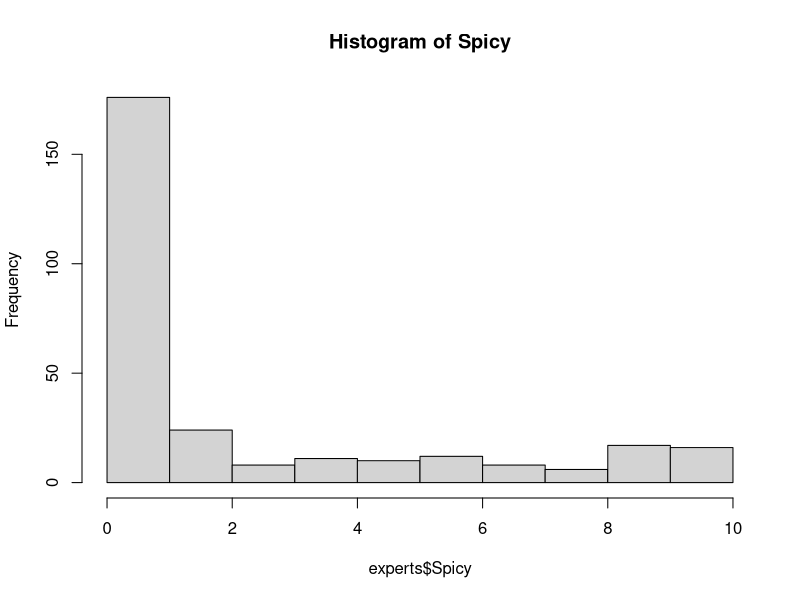
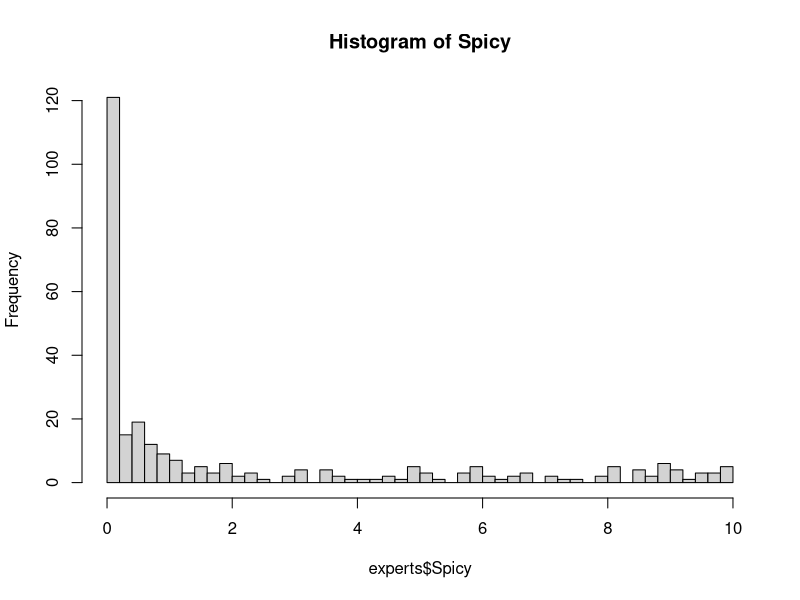
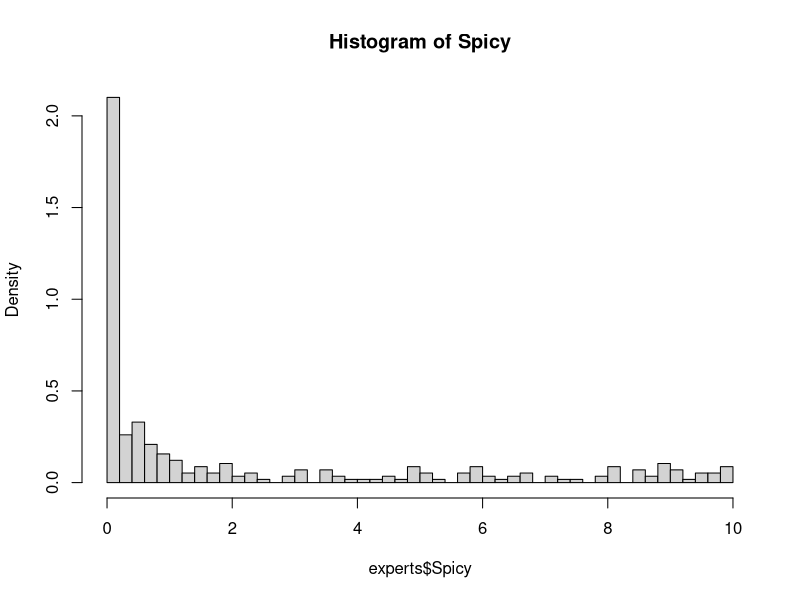
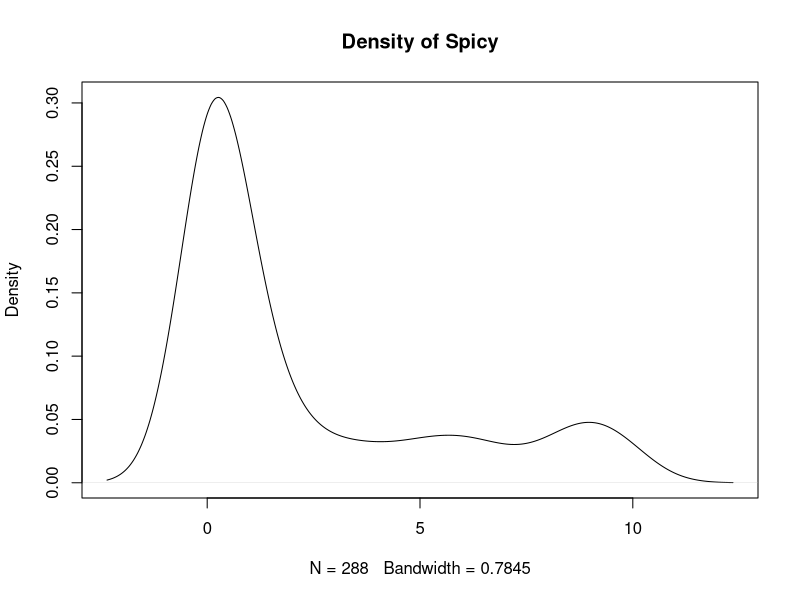
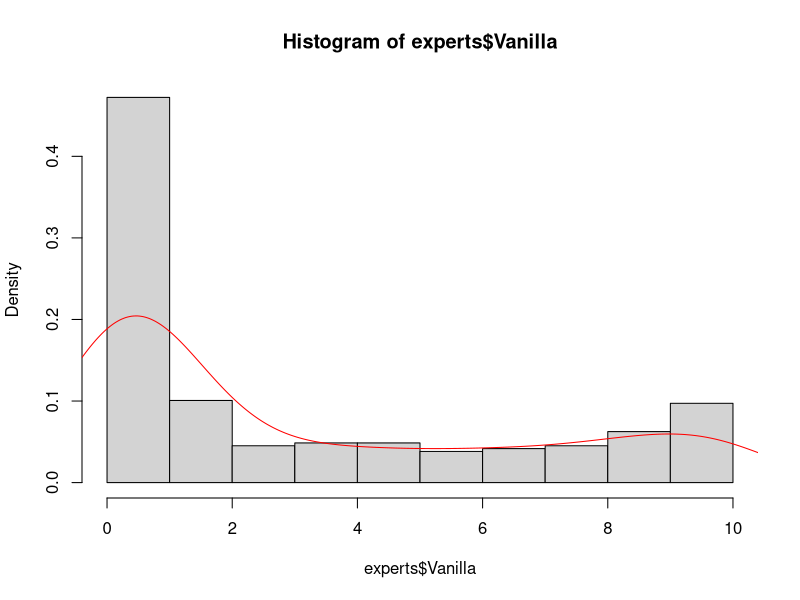
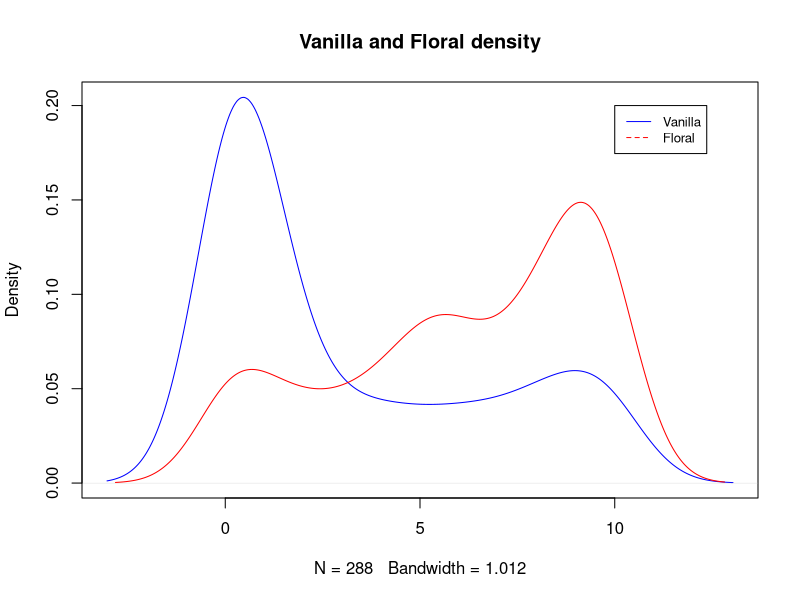
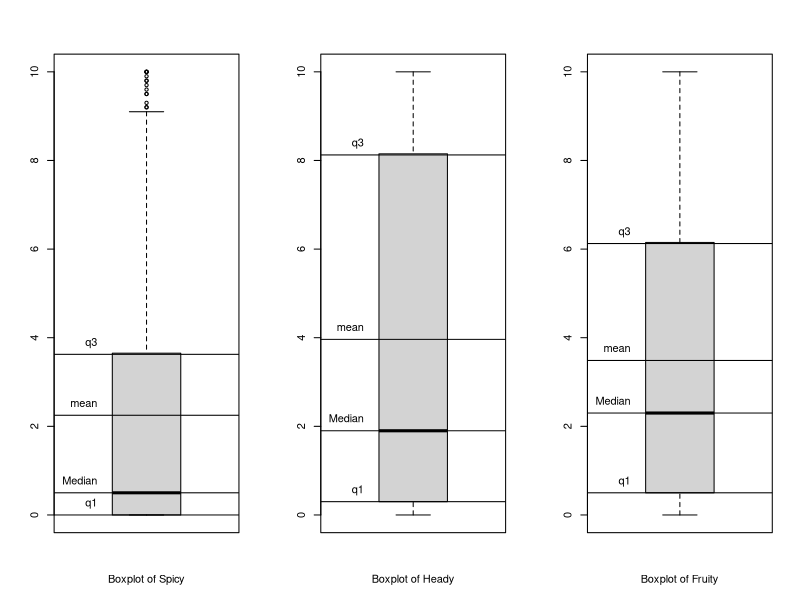
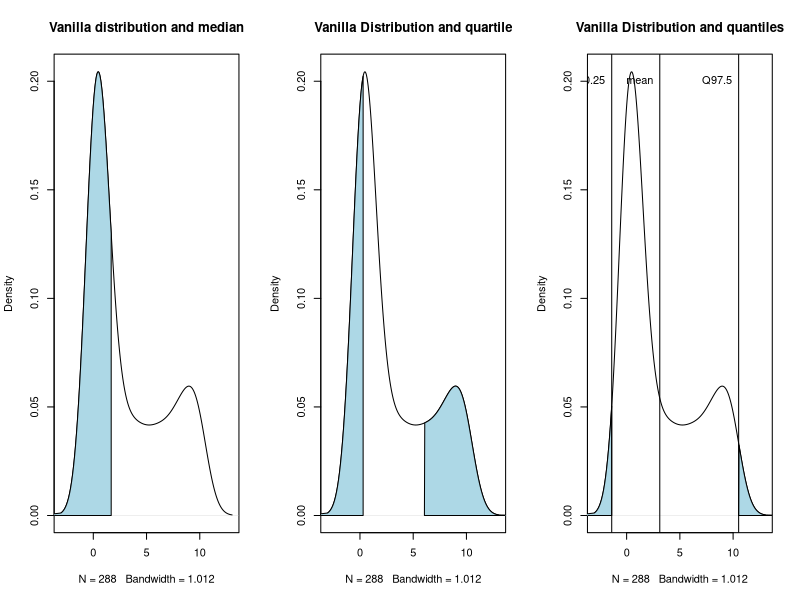

Reproduce these figures in R, in order.
## ---- chunk 1
experts <- read.table(file="data/perfumes_qda_experts.csv",header=TRUE, sep=",",dec=".",quote="\"")
summary(experts)
## ---- chunk 2
hist(experts$Spicy, main="Histogram of Spicy")
## ---- chunk 3
hist(experts$Spicy, main="Histogram of Spicy", breaks=50)
## ---- chunk 4
hist(experts$Spicy, main="Histogram of Spicy", breaks=50, probability=TRUE)
## ---- chunk 5
d <- density(experts$Spicy) 
plot(d, main = "Density of Spicy") 
## ---- chunk 6
hist(experts$Vanilla, probability = TRUE)
lines(density(experts$Vanilla), col="red")
## ---- chunk 7
plot(density(experts$Vanilla), col="blue", main="Vanilla and Floral density")
lines(density(experts$Floral), col="red")

legend(10, 0.2, legend=c("Vanilla", "Floral"),col=c("blue", "red"), lty=1:2, cex=0.8)
## ---- chunk 8
dispersion <- data.frame("mean"=double(), "sd"=double(), "median"=double(), "q1"=double(), "q3"=double())

for (a in 5:16){
  me <- mean(experts[,a])
  sd <- sqrt(var(experts[,a]))
  med <- quantile(experts[,a], 0.5)
  q1 <- quantile(experts[,a], 0.25)
  q3 <- quantile(experts[,a], 0.75)
  dispersion <- rbind(dispersion, c(me, sd, med, q1, q3))
}

colnames(dispersion) <- c("mean", "sd", "median", "q1", "q3")
rownames(dispersion) <- colnames(experts[,5:16])
head(dispersion)
## ---- chunk 9
# To get 3 graphs on a single window :
layout(matrix(1:3,1,3))

for (a in 5:7){
  boxplot(experts[,a], xlab=paste0("Boxplot of ", colnames(experts[a])))
  
  # Mean
  text(0.75,mean(experts[,a])+0.25, "mean", pos=2)
  abline(h=mean(experts[,a]))
  
  # Q1
  text(0.75,quantile(experts[,a], probs = 0.25)+0.25, "q1", pos=2)
  abline(h=quantile(experts[,a], probs = 0.25))
  
  # Q3
  text(0.75,quantile(experts[,a], probs = 0.75)+0.25, "q3", pos=2)
  abline(h=quantile(experts[,a], probs = 0.75))
  
  # Median
  text(0.75,quantile(experts[,a], probs = 0.5)+0.25, "Median", pos=2)
  abline(h=quantile(experts[,a], probs = 0.5))
  
}

## ---- chunk 10
d<-density(experts$Vanilla)

# Plot the line
plot(d, main="Vanilla distribution and median")
p50 <- which.max(cumsum(d$y/sum(d$y)) >= 0.50)

# Plot the shading
polygon(c(-5, d$x[1:p50], d$x[p50]), c(0, d$y[1:p50], 0), col = 'lightblue')
## ---- chunk 11
d<-density(experts$Vanilla)

# Plot the line
plot(d, main="Vanilla Distribution and quartile")

# Get indexes of quantiles 0.25 and 0.75
q25 <- which.max(cumsum(d$y/sum(d$y)) >= 0.25)
q75 <- which.max(cumsum(d$y/sum(d$y)) >= 0.75)

# Plot the first quantile
polygon(x=c(-5, d$x[1:q25], d$x[q25]), y=c(0, d$y[1:q25], 0), col = 'lightblue')

# Plot the third quantile
polygon(x=c(d$x[q75], d$x[d$x > d$x[q75]], 15),y=c(0, d$y[d$x > d$x[q75]], 0),col = "lightblue") 
## ---- chunk 12
d<-density(experts$Vanilla)

# Plot the line
plot(d, main="Vanilla Distribution and quantiles")
q025 <- which.max(cumsum(d$y/sum(d$y)) >= 0.025)
q975 <- which.max(cumsum(d$y/sum(d$y)) >= 0.975)

# Plot the shading
polygon(c(-5, d$x[1:q025], d$x[q025]), c(0, d$y[1:q025], 0), col = 'lightblue')
polygon(c(d$x[q975], d$x[d$x > d$x[q975]], 15),c(0, d$y[d$x > d$x[q975]], 0),col = "lightblue")

# Plot the vline for mean
abline(v=mean(experts$Vanilla))
text(mean(experts$Vanilla),0.2, "mean", pos=2)

# Plot the vline for Q97.5
abline(v=d$x[q975])
text(d$x[q975],0.2, "Q97.5", pos=2)

# Plot the vline for Q0.25
abline(v=d$x[q025])
text(d$x[q025],0.2, "Q0.25", pos=2)
## ---- chunk 13
experts$Product <- as.factor(experts$Product)
experts$Panelist <- as.factor(experts$Panelist)
experts$Session <- as.factor(experts$Session)
experts$Rank <- as.factor(experts$Rank)
## ---- chunk 14
library(ggplot2)
library(dplyr)

experts %>%  
  # Select 3 products and 1 sensory attribute
  select(c(Product, Floral)) %>% 
  filter(Product == "J'adore ET" | Product == "Angel" | Product == "Chanel N5" ) %>%
  # Add the mean's column
  group_by(Product) %>% 
  mutate(mu=mean(Floral)) %>% 
  # Graph
  ggplot() + aes(x=Floral, fill=Product) + geom_density(alpha=0.4) + geom_vline(aes(xintercept=mu, color=Product),linetype="dashed") + labs(title="Density of Spicy according three products")
## ---- chunk 15
experts %>%  
  # Select 3 products and 1 sensory attribute
  select(c(Product, Floral)) %>% 
  filter(Product == "Coco Mademoiselle" | Product == "Angel" | Product == "Chanel N5" ) %>%
  
  # Graph
  ggplot() + aes(y=Floral, x= Product, fill=Product) + geom_boxplot() + labs(title="Boxplot of Floral according three products")
## ---- chunk 16
experts %>%  
  # Select 3 products and 1 sensory attribute
  select(c(Product, Floral)) %>% 
  filter(Product == "J'adore ET" | Product == "Angel" | Product == "Chanel N5" ) %>% 

  ggplot()+aes(y=Floral, x= Product, fill=Product) + geom_boxplot() + 
    stat_summary(fun=mean, geom="line", aes(group=1), color="black") + 
    stat_summary(fun=mean, geom="point")
## ---- chunk 17
library(gridExtra)

# Select three sensory attributes and three products 
df <- experts %>%  
  select(c(Product, Floral, Citrus, Spicy, Heady)) %>% 
  filter(Product == "J'adore ET" | Product == "Angel" | Product == "Chanel N5" )

# First sensory attribute
a1 <- ggplot(df)+aes(y=Floral, x= Product, color=Product)+geom_boxplot() + 
  stat_summary(fun=mean, geom="line", aes(group=1), color="black") + 
  stat_summary(fun=mean, geom="point")+
  # Delete the x-axis:
  theme(axis.title.x=element_blank(),
        axis.text.x=element_blank(),
        axis.ticks.x=element_blank())

# Second sensory attribute
a2 <- ggplot(df)+aes(y=Spicy, x= Product, color=Product)+geom_boxplot() + 
  stat_summary(fun=mean, geom="line", aes(group=1), color="black") + 
  stat_summary(fun=mean, geom="point")+
  theme(axis.title.x=element_blank(),
        axis.text.x=element_blank(),
        axis.ticks.x=element_blank())

# Third sensory attribute
a3 <- ggplot(df)+aes(y=Citrus, x= Product, color=Product)+geom_boxplot() + 
  stat_summary(fun=mean, geom="line", aes(group=1), color="black") + 
  stat_summary(fun=mean, geom="point")+
  theme(axis.title.x=element_blank(),
        axis.text.x=element_blank(),
        axis.ticks.x=element_blank())

# Fourth sensory attribute
a4 <- ggplot(df)+aes(y=Heady, x= Product, color=Product)+geom_boxplot() + 
  stat_summary(fun=mean, geom="line", aes(group=1), color="black") + 
  stat_summary(fun=mean, geom="point")+
  theme(axis.title.x=element_blank(),
        axis.text.x=element_blank(),
        axis.ticks.x=element_blank())

grid.arrange(a1, a2, a3,a4, ncol=2, nrow = 2)
## ---- chunk 18
a1 <- ggplot(df)+aes(y=Floral, x= Product, color=Product)+ 
  stat_summary(fun=mean, geom="line", aes(group=1), color="black") + 
  stat_summary(fun=mean, geom="point")+
  theme(axis.title.x=element_blank(),
        axis.text.x=element_blank(),
        axis.ticks.x=element_blank())

a2 <- ggplot(df)+aes(y=Citrus, x= Product, color=Product) + 
  stat_summary(fun=mean, geom="line", aes(group=1), color="black") + 
  stat_summary(fun=mean, geom="point")+
  theme(axis.title.x=element_blank(),
        axis.text.x=element_blank(),
        axis.ticks.x=element_blank())

a3 <- ggplot(df)+aes(y=Spicy, x= Product, color=Product) + 
  stat_summary(fun=mean, geom="line", aes(group=1), color="black") + 
  stat_summary(fun=mean, geom="point")+
  theme(axis.title.x=element_blank(),
        axis.text.x=element_blank(),
        axis.ticks.x=element_blank())

a4 <- ggplot(df)+aes(y=Heady, x= Product, color=Product) + 
  stat_summary(fun=mean, geom="line", aes(group=1), color="black") + 
  stat_summary(fun=mean, geom="point")+
  theme(axis.title.x=element_blank(),
        axis.text.x=element_blank(),
        axis.ticks.x=element_blank())

grid.arrange(a1, a2, a3, a4, ncol=2, nrow = 2)
## ---- chunk 19
df$Floral <- df$Floral/sd(df$Floral)
df$Citrus <- df$Citrus/sd(df$Citrus)
df$Spicy <- df$Spicy/sd(df$Spicy)
df$Heady <- df$Heady/sd(df$Heady)

a1 <- ggplot(df)+aes(y=Floral, x= Product, color=Product)+ 
  stat_summary(fun=mean, geom="line", aes(group=1), color="black") + 
  stat_summary(fun=mean, geom="point")+
  theme(axis.title.x=element_blank(),
        axis.text.x=element_blank(),
        axis.ticks.x=element_blank())

a2 <- ggplot(df)+aes(y=Citrus, x= Product, color=Product) + 
  stat_summary(fun=mean, geom="line", aes(group=1), color="black") + 
  stat_summary(fun=mean, geom="point")+
  theme(axis.title.x=element_blank(),
        axis.text.x=element_blank(),
        axis.ticks.x=element_blank())

a3 <- ggplot(df)+aes(y=Spicy, x= Product, color=Product) + 
  stat_summary(fun=mean, geom="line", aes(group=1), color="black") + 
  stat_summary(fun=mean, geom="point")+
  theme(axis.title.x=element_blank(),
        axis.text.x=element_blank(),
        axis.ticks.x=element_blank())

a4 <- ggplot(df)+aes(y=Heady, x= Product, color=Product) + 
  stat_summary(fun=mean, geom="line", aes(group=1), color="black") + 
  stat_summary(fun=mean, geom="point")+
  theme(axis.title.x=element_blank(),
        axis.text.x=element_blank(),
        axis.ticks.x=element_blank())

grid.arrange(a1, a2, a3, a4, ncol=2, nrow = 2)
## ---- chunk 20
means <- df %>% group_by(Product) %>% summarise(
  mean_Spicy=mean(Spicy),
  mean_Citrus=mean(Citrus),
  mean_Floral=mean(Floral)
)
means
## ---- chunk 21
spicy.matrix <- as.matrix(dist(means$mean_Spicy))
citrus.matrix <- as.matrix(dist(means$mean_Citrus))
floral.matrix <- as.matrix(dist(means$mean_Floral))
## ---- chunk 22
a1 <- ggplot(means)+aes(x = mean_Spicy, y=mean_Citrus, color=Product)+geom_path(aes(group=1),color="black")+geom_point()
a2 <- ggplot(means)+aes(x = mean_Spicy, y=mean_Floral, color=Product)+geom_path(aes(group=1),color="black")+geom_point()
a3 <- ggplot(means)+aes(x = mean_Citrus, y=mean_Floral, color=Product)+geom_path(aes(group=1),color="black")+geom_point()

grid.arrange(a1, a2, a3, ncol=2, nrow = 2)
## ---- chunk 23
means.variables <- data.frame(means, row.names = 1)
cov.att <- cov(means.variables)
## ---- chunk 24
dist.prod <- as.matrix(dist(means.variables))
## ---- chunk 25
heatmap(cov.att)
heatmap(dist.prod)
## ---- chunk 26
Products_sc_Mat <- as.matrix(dist(scale(dist.prod))^2)
sum(Products_sc_Mat)/(2*dim(Products_sc_Mat)[1]*(dim(Products_sc_Mat)[1]-1))

Att_sc_Mat <- as.matrix(dist(scale(cov.att))^2)
sum(Att_sc_Mat)/(2*dim(Att_sc_Mat)[1]*(dim(Att_sc_Mat)[1]-1))
## ---- chunk 27
floral_citrus <- as.data.frame(cov.att) %>% select(mean_Citrus, mean_Floral)
floral_citrus <- floral_citrus[-1,] 

Att_floral_citrus_sc_Mat <- as.matrix(dist(scale(floral_citrus))^2)
sum(Att_floral_citrus_sc_Mat)/(2*dim(Att_floral_citrus_sc_Mat)[1]*(dim(Att_floral_citrus_sc_Mat)[1]-1))

spicy <- as.data.frame(cov.att)[1,1]
# Prendre plus grande matrice
## ---- chunk 28
library(FactoMineR)
res<-PCA(scale(means.variables), graph = FALSE, scale.unit = F)
res$ind$coord
res$var$coord
## ---- chunk 29
svd <- svd(scale(means.variables))
diag <- diag(svd$d)

#Verification
svd$u%*%diag%*%t(svd$v)
scale(as.matrix(means.variables))[1:3,1:3]

#Individuals coordinates
scale(means.variables)%*%svd$v
#Variables coordinates
t(scale(means.variables))%*%svd$u/sqrt(3)

#Comparate with PCA()
res$ind$coord
res$var$coord
## ---- chunk 30
NIPALS <- function(X){
  X = as.matrix(X)
  N = nrow(X)
  M = ncol(X)
  
  D = diag(1/N, N)
  Xini = X
  qrX=qr(X)
  rang = qrX$rank
  vec=matrix(0,nrow=M,ncol=rang) 
  t=X[,1]
  i=1
  
  p=t(X)%*%t%*%(1/(t(t)%*%t))
  p=p/as.numeric(sqrt(t(p)%*%p))
  print(rang)
  while (i<rang+1) {
    norm=1
    while(norm>0.000001){
      t=(X%*%p)%*%(1/(t(p)%*%p))
      p2=t(X)%*%t%*%(1/(t(t)%*%t))
      p2=p2/as.numeric(sqrt(t(p2)%*%p2))
      diff=p2-p
      norm=t(diff)%*%diff
      p=p2
      print(p)
      print(i)
    }
    vec[,i]=p
    X=X-(t%*%t(p))
    i=i+1
  }
  return(vec)
}

NIPALS(means.variables)
svd(means.variables)$v
